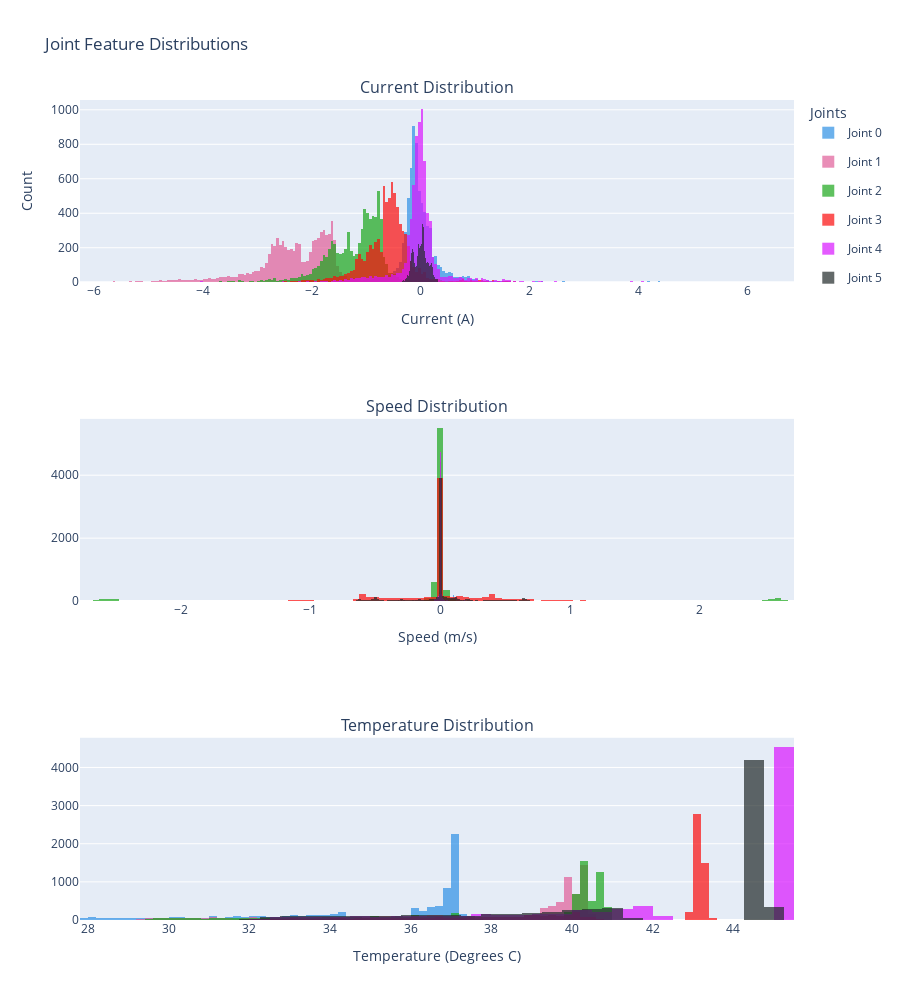

Notebook source saved alongside this figure:
### Code cell
from plotly.subplots import make_subplots
import plotly.graph_objects as go
import plotly.express as px

feature_type_lst = ["Current", "Speed", "Temperature"]
unit = ["A", "m/s", "Degrees C"]
colors = px.colors.qualitative.Dark24

fig = make_subplots(
    rows=3, cols=1,
    subplot_titles=[f'{feature} Distribution' for feature in feature_type_lst],
    horizontal_spacing=0.1
)

# Loop through each feature type
for feat_idx, (feature_type, unit_label) in enumerate(zip(feature_type_lst, unit)):
    row = feat_idx + 1  
    
    # Add histogram for each joint (J0-J5)
    for joint_idx in range(6):
        col_name = f"{feature_type}_J{joint_idx}"
        
        fig.add_trace(
            go.Histogram(
                x=df_cobots[col_name],
                name=f'Joint {joint_idx}',
                marker=dict(color=colors[joint_idx]),
                opacity=0.7,
                legendgroup=f'joint{joint_idx}',  # Group by joint for legend
                showlegend=(feat_idx == 0)  # Only show legend once (on first subplot)
            ),
            row=row, col=1
        )
    
    fig.update_xaxes(title_text=f"{feature_type} ({unit_label})", row=row, col=1)

fig.update_yaxes(title_text="Count", row=1, col=1)

# Update layout
fig.update_layout(
    height=1000,
    title_text="Joint Feature Distributions",
    barmode='overlay',  
    showlegend=True,
    legend=dict(
        title="Joints",
        orientation="v",
        yanchor="top",
        y=1,
        xanchor="left",
        x=1.02
    )
)

fig.show()

### Figure 1 — Plotly figure (JSON) as saved in the notebook; plotly's stock layout.template omitted (floating-point values rounded to 4 significant figures; data arrays with more than 128 entries replaced by an {"elided": "..."} marker saying what was removed)
{"data": [{"legendgroup": "joint0", "marker": {"color": "#2E91E5"}, "name": "Joint 0", "opacity": 0.7, "showlegend": true, "type": "histogram", "x": {"elided": "7409 float values"}, "xaxis": "x", "yaxis": "y"}, {"legendgroup": "joint1", "marker": {"color": "#E15F99"}, "name": "Joint 1", "opacity": 0.7, "showlegend": true, "type": "histogram", "x": {"elided": "7409 float values"}, "xaxis": "x", "yaxis": "y"}, {"legendgroup": "joint2", "marker": {"color": "#1CA71C"}, "name": "Joint 2", "opacity": 0.7, "showlegend": true, "type": "histogram", "x": {"elided": "7409 float values"}, "xaxis": "x", "yaxis": "y"}, {"legendgroup": "joint3", "marker": {"color": "#FB0D0D"}, "name": "Joint 3", "opacity": 0.7, "showlegend": true, "type": "histogram", "x": {"elided": "7409 float values"}, "xaxis": "x", "yaxis": "y"}, {"legendgroup": "joint4", "marker": {"color": "#DA16FF"}, "name": "Joint 4", "opacity": 0.7, "showlegend": true, "type": "histogram", "x": {"elided": "7409 float values"}, "xaxis": "x", "yaxis": "y"}, {"legendgroup": "joint5", "marker": {"color": "#222A2A"}, "name": "Joint 5", "opacity": 0.7, "showlegend": true, "type": "histogram", "x": {"elided": "7409 float values"}, "xaxis": "x", "yaxis": "y"}, {"legendgroup": "joint0", "marker": {"color": "#2E91E5"}, "name": "Joint 0", "opacity": 0.7, "showlegend": false, "type": "histogram", "x": {"elided": "7409 float values"}, "xaxis": "x2", "yaxis": "y2"}, {"legendgroup": "joint1", "marker": {"color": "#E15F99"}, "name": "Joint 1", "opacity": 0.7, "showlegend": false, "type": "histogram", "x": {"elided": "7409 float values"}, "xaxis": "x2", "yaxis": "y2"}, {"legendgroup": "joint2", "marker": {"color": "#1CA71C"}, "name": "Joint 2", "opacity": 0.7, "showlegend": false, "type": "histogram", "x": {"elided": "7409 float values"}, "xaxis": "x2", "yaxis": "y2"}, {"legendgroup": "joint3", "marker": {"color": "#FB0D0D"}, "name": "Joint 3", "opacity": 0.7, "showlegend": false, "type": "histogram", "x": {"elided": "7409 float values"}, "xaxis": "x2", "yaxis": "y2"}, {"legendgroup": "joint4", "marker": {"color": "#DA16FF"}, "name": "Joint 4", "opacity": 0.7, "showlegend": false, "type": "histogram", "x": {"elided": "7409 float values"}, "xaxis": "x2", "yaxis": "y2"}, {"legendgroup": "joint5", "marker": {"color": "#222A2A"}, "name": "Joint 5", "opacity": 0.7, "showlegend": false, "type": "histogram", "x": {"elided": "7409 float values"}, "xaxis": "x2", "yaxis": "y2"}, {"legendgroup": "joint0", "marker": {"color": "#2E91E5"}, "name": "Joint 0", "opacity": 0.7, "showlegend": false, "type": "histogram", "x": {"elided": "7409 float values"}, "xaxis": "x3", "yaxis": "y3"}, {"legendgroup": "joint1", "marker": {"color": "#E15F99"}, "name": "Joint 1", "opacity": 0.7, "showlegend": false, "type": "histogram", "x": {"elided": "7409 float values"}, "xaxis": "x3", "yaxis": "y3"}, {"legendgroup": "joint2", "marker": {"color": "#1CA71C"}, "name": "Joint 2", "opacity": 0.7, "showlegend": false, "type": "histogram", "x": {"elided": "7409 float values"}, "xaxis": "x3", "yaxis": "y3"}, {"legendgroup": "joint3", "marker": {"color": "#FB0D0D"}, "name": "Joint 3", "opacity": 0.7, "showlegend": false, "type": "histogram", "x": {"elided": "7409 float values"}, "xaxis": "x3", "yaxis": "y3"}, {"legendgroup": "joint4", "marker": {"color": "#DA16FF"}, "name": "Joint 4", "opacity": 0.7, "showlegend": false, "type": "histogram", "x": {"elided": "7409 float values"}, "xaxis": "x3", "yaxis": "y3"}, {"legendgroup": "joint5", "marker": {"color": "#222A2A"}, "name": "Joint 5", "opacity": 0.7, "showlegend": false, "type": "histogram", "x": {"elided": "7409 float values"}, "xaxis": "x3", "yaxis": "y3"}], "layout": {"annotations": [{"font": {"size": 16}, "showarrow": false, "text": "Current Distribution", "x": 0.5, "xanchor": "center", "xref": "paper", "y": 1, "yanchor": "bottom", "yref": "paper"}, {"font": {"size": 16}, "showarrow": false, "text": "Speed Distribution", "x": 0.5, "xanchor": "center", "xref": "paper", "y": 0.6111, "yanchor": "bottom", "yref": "paper"}, {"font": {"size": 16}, "showarrow": false, "text": "Temperature Distribution", "x": 0.5, "xanchor": "center", "xref": "paper", "y": 0.2222, "yanchor": "bottom", "yref": "paper"}], "barmode": "overlay", "height": 1000, "legend": {"orientation": "v", "title": {"text": "Joints"}, "x": 1.02, "xanchor": "left", "y": 1, "yanchor": "top"}, "showlegend": true, "title": {"text": "Joint Feature Distributions"}, "xaxis": {"anchor": "y", "domain": [0, 1], "title": {"text": "Current (A)"}}, "xaxis2": {"anchor": "y2", "domain": [0, 1], "title": {"text": "Speed (m/s)"}}, "xaxis3": {"anchor": "y3", "domain": [0, 1], "title": {"text": "Temperature (Degrees C)"}}, "yaxis": {"anchor": "x", "domain": [0.7778, 1], "title": {"text": "Count"}}, "yaxis2": {"anchor": "x2", "domain": [0.3889, 0.6111]}, "yaxis3": {"anchor": "x3", "domain": [0, 0.2222]}}}
